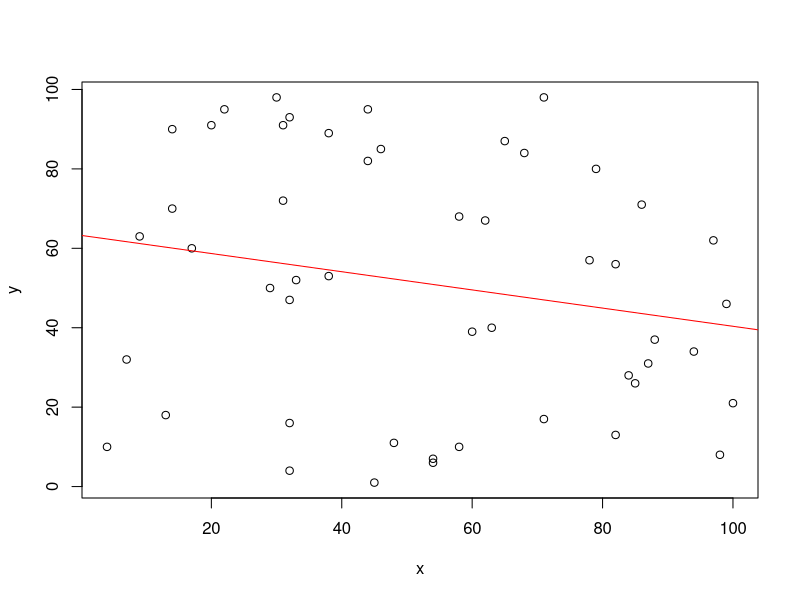
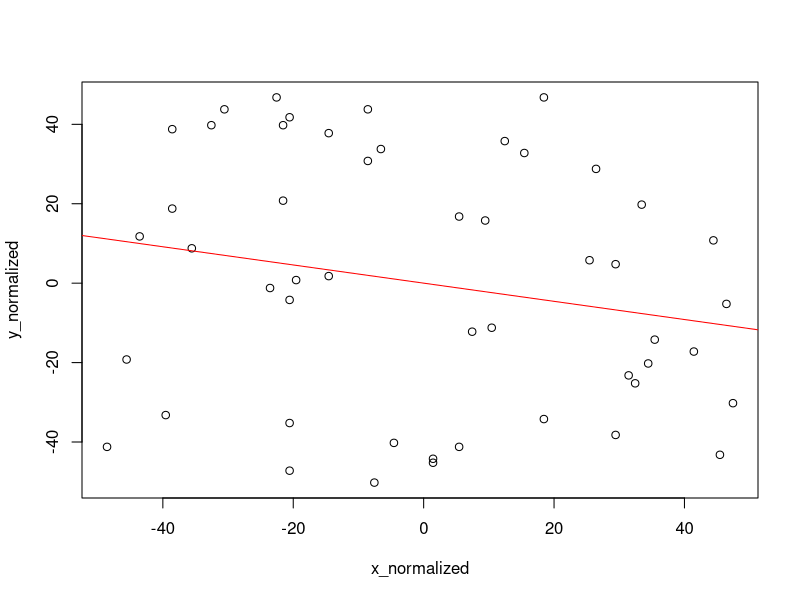
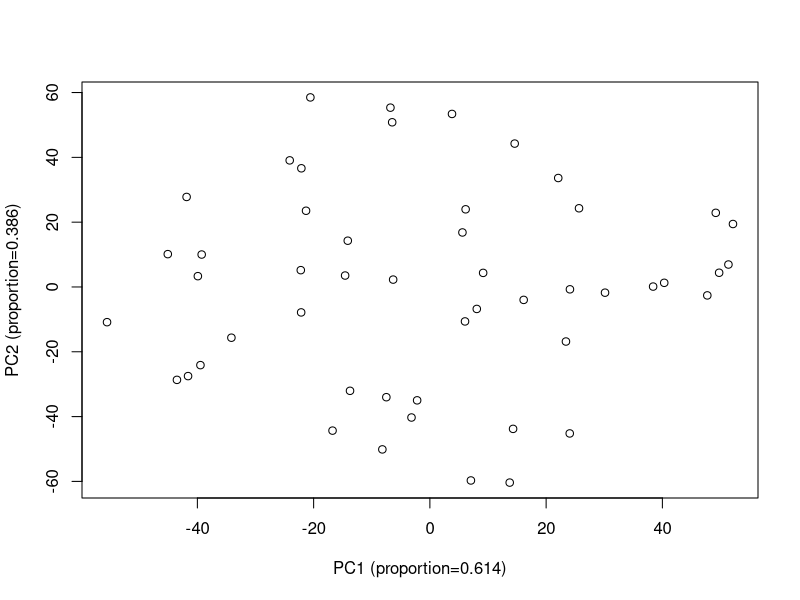

Write the R code that produced these figures, in order.
#Part 1: Data generation
set.seed(99)
x_raw <- sample(1:100, 50, replace=TRUE)
set.seed(50)
y_raw <- sample(1:100, 50, replace=TRUE)
x <- x_raw
y <- y_raw
plot(x, y)
abline(lm(y ~ x), col="red")
x_mean = mean(x)
y_mean = mean(y)
x_normalized = x - x_mean
y_normalized = y - y_mean
plot(x_normalized, y_normalized)
abline(lm(y_normalized ~ x_normalized), col="red")
#Part 2: Calculating covariance and eigenvector/eigenvalues
a = cov(x,x)
b = cov(x,y)
c = cov(y,x)
d = cov(y,y)
cov_matrix <- matrix(c(a,b,c,d),2,2, byrow = TRUE)
ev <- eigen(cov_matrix)
values <- ev$values
vectors <- ev$vectors
#Part 3: deriving the new dataset and calculating PCs
v1 <- matrix(vectors[,1], 1,2, byrow = FALSE)
v2 <- matrix(vectors[,2], 1,2, byrow = FALSE)
v1_v2 <- t(vectors)
normalized_matrix <- matrix(c(x_normalized,y_normalized),2,50, byrow = FALSE)
PC_v1 <- v1 %*% normalized_matrix
PC_v2 <- v2 %*% normalized_matrix
PC_v1_v2 <- v1_v2 %*% normalized_matrix
PC_v1_proportion = signif(values[1]/(values[1] + values[2]), digits = 3)
PC_v2_proportion = signif(values[2]/(values[1] + values[2]), digits = 3)
plot(PC_v1_v2[1,], PC_v1_v2[2,], xlab = paste0("PC1 (proportion=", PC_v1_proportion, ")"),
     ylab = paste0("PC2 (proportion=", PC_v2_proportion, ")"))